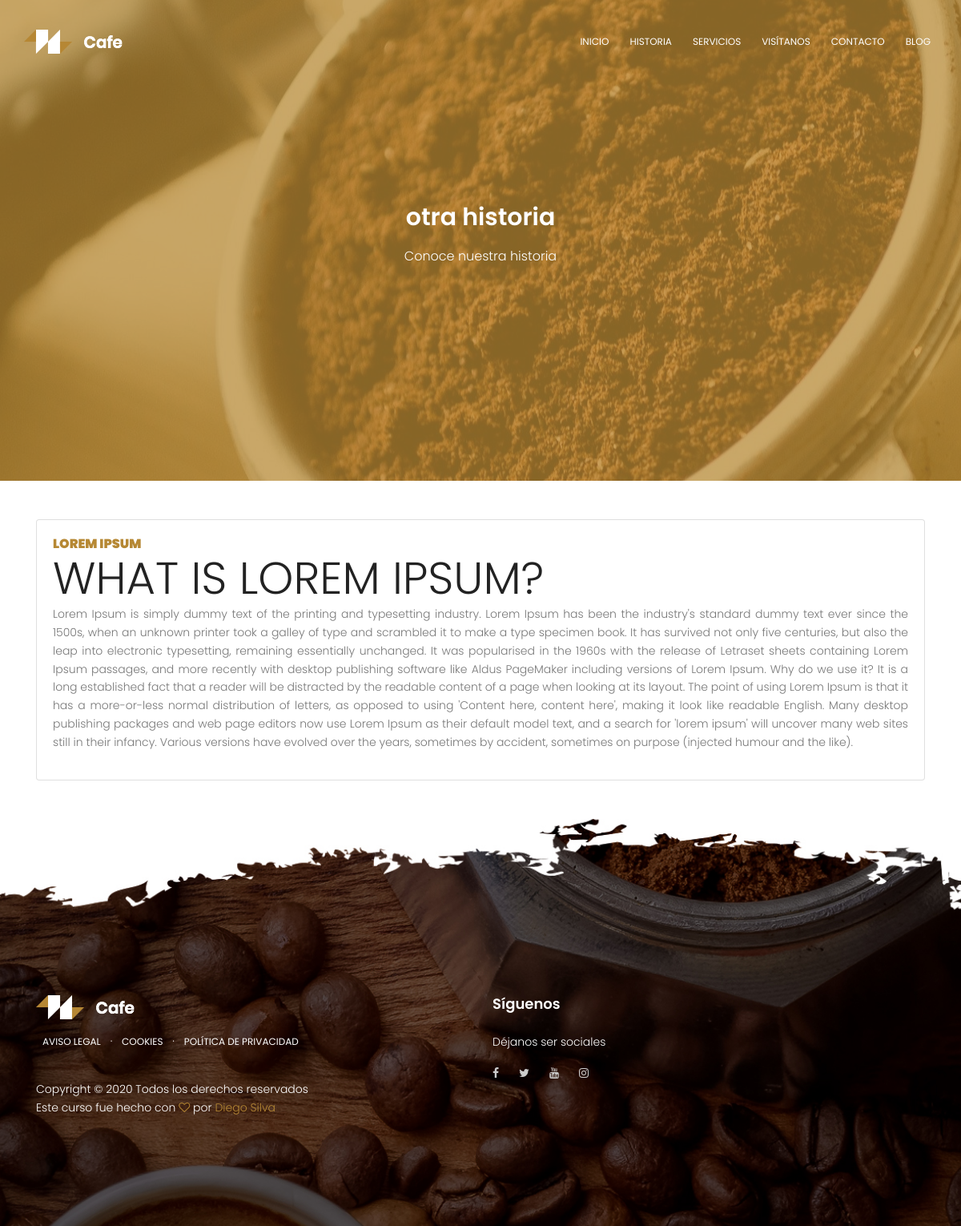
/historia/, run on the app's committed database.
### history/models.py (models this page shows, shortened)
class Cover(models.Model):
    image = models.ImageField(upload_to=custom_upload_to, verbose_name="Imagen")
    header = models.CharField(max_length=150, blank=True, verbose_name="Encabezado del cover")
    paragraph = models.TextField(blank=True, verbose_name="Párrafor del cover")
    created = models.DateTimeField(auto_now_add=True, verbose_name="Creado")
    updated = models.DateTimeField(auto_now=True, verbose_name="Actualizado")
    class Meta:
        verbose_name_plural = "Cover"

class History(models.Model):
    title = models.CharField(max_length=250, verbose_name="Título de la historia")
    subtitle = models.CharField(max_length=250, verbose_name="Subtítulo")
    content = models.TextField(verbose_name="Contenido")
    created = models.DateTimeField(auto_now_add=True, verbose_name="Creado")
    updated = models.DateTimeField(auto_now=True, verbose_name="Actualizado")
    class Meta:
        verbose_name = "Historia"
        verbose_name_plural = "Historia"

### information/models.py (models this page shows)
class Page(models.Model):
    title = models.CharField(verbose_name="Título", max_length=200)
    content = RichTextField(verbose_name="Contenido")
    order = models.SmallIntegerField(verbose_name="Orden", default=0, help_text="Ayuda a ordenar los links en el footer")
    created = models.DateTimeField(auto_now_add=True, verbose_name="Creado")
    updated = models.DateTimeField(auto_now=True, verbose_name="Actualizado")
    class Meta:
        verbose_name = "página"
        verbose_name_plural = "páginas"
        ordering = ["order","title"]
    def __str__(self):
        return self.title

### history/views.py (the view)
# urls.py: path('', HistoryPageView.as_view(), name="historyPage"),
class HistoryPageView(TemplateView):
    template_name = "history/history.html"
    def get_context_data(self, **kwargs):
        context = super().get_context_data(**kwargs)
        print(type(context))
        context['history'] = History.objects.first()
        context['cover'] = Cover.objects.first()
        return context

### core/models.py (called while the page is built)
    def __str__(self):
        if self.icon:
            return self.icon.url
        else:
            return "No Icon"

### core/processors.py (called while the page is built)
def footer(request):
    footer = Footer.objects.first()
    return {'FOOTER':footer.image.url}

def link(request):
    link_ctx = {}
    links = Link.objects.all()
    for link in links:
        link_ctx[link.key] = link.url
    return link_ctx

def phone(request):
    phone = Phone.objects.first()
    if phone:
        return {'PHONE':phone.phoneNumber}
    else:
        return {'PHONE':''}

def logo(request):
    logo = Logo.objects.first()
    print(logo)
    if logo.icon:
        return {'LOGO':logo.icon.url}
    else:
        return {'LOGO':''}

### information/templatetags/pages_extras.py (called while the page is built)
@register.simple_tag
def get_page_list():
    pages = Page.objects.all()
    print(pages)
    return pages

### history/templates/history/history.html (shortened to what this page needs)
{% extends 'core/base.html' %}
{% block content %}
{% if cover %}
<section class="generic-banner relative" style="background: url({{cover.image.url}}); outline: 300px solid #b68934bd !important;
outline-offset: -300px;
overflow: hidden;
position: relative;">
  <div class="container">
    <div class="row height align-items-center justify-content-center">
      <div class="col-lg-10">
        <div class="generic-banner-content">
          <h2 class="text-white">{{cover.header}}</h2>
          <p class="text-white">{{cover.paragraph}}</p>
        </div>
      </div>
    </div>
  </div>
</section>
{% endif %}
{% if history %}
<div class="py-5">
  <div class="container">
    <div class="row">
      <div class="col-md-12">
        <div class="card" style="">
          <div class="card-body">
            <h5 class="text-uppercase"><b>{{history.title}}</b>
              </h5>
            <h1 class="text-uppercase display-4">{{history.subtitle}}</h1>
            <p class="text-justify">{{history.content}}</p>
          </div>
        </div>
      </div>
    </div>
  </div>
</div>
{% endif %}
{% endblock %}

### core/templates/core/base.html (shortened to what this page needs)
<!DOCTYPE html>
<html lang="en">
<head>
    {% load static %}
    <link rel="stylesheet" href="{% static 'css/linearicons.css' %}">
    <link rel="stylesheet" href="{% static 'css/font-awesome.min.css' %}">
    <link rel="stylesheet" href="{% static 'css/bootstrap.css' %}">
    <link rel="stylesheet" href="{% static 'css/magnific-popup.css' %}">
    <link rel="stylesheet" href="{% static 'css/nice-select.css' %}">
    <link rel="stylesheet" href="{% static 'css/animate.min.css' %}">
    <link rel="stylesheet" href="{% static 'css/owl.carousel.css' %}">
    <link rel="stylesheet" href="{% static 'css/main.css' %}">
</head>
<body>
    <header id="header" id="home">
        <div class="header-top">
            <div class="container">
                <div class="row justify-content-end">
                    <div class="col-lg-8 col-sm-4 col-8 header-top-right no-padding">
                        <ul>
                        </ul>
                    </div>
                </div>
            </div>
        </div>
        <div class="container">
            <div class="row align-items-center justify-content-between d-flex">
                <div id="logo">
                    {% if LOGO %}
                    <a href="{% url 'home' %}"><img src="{{LOGO}}" alt="" title="" /></a>
                    {% endif %}
                </div>
                <nav id="nav-menu-container">
                    <ul class="nav-menu">
                        <li class="menu-active"><a href="{% url 'home' %}">Inicio</a></li>
                        <li><a href="{% url 'historyPage' %}">Historia</a></li>
                        <li><a href="{% url 'servicesPage' %}">Servicios</a></li>
                        <li><a href="{% url 'visitPage' %}">Visítanos</a></li>
                        <li><a href="{% url 'contactPage' %}">Contacto</a></li>
                        <li><a href="{% url 'blogPage' %}">Blog</a></li>
                    </ul>
                </nav>
            </div>
        </div>
    </header>
    {% block content %}
    {% endblock %}
    <footer class="footer-area section-gap" style="color: #fff;
    padding-top: 220px;
    background: url({{FOOTER}}) center;
    background-size: cover;">
        <div class="container">
            <div class="row">
                <div class="col-lg-6 col-md-6 col-sm-6">
                    <div class="single-footer-widget">
                        {% load pages_extras %}
                        {% get_page_list as page_list %}
                        <div id="logo">
                            {% if LOGO %}
                    <a href="{% url 'home' %}"><img src="{{LOGO}}" alt="" title="" /></a>
                    {% endif %}
                        </div>
                        <p>
                            <nav id="nav-menu-container">
                                <ul class="nav-menu">
                                    {% for page in page_list %}
                                    <a href="{% url 'legalPage' page.id page.title|slugify %}"
                                        class="link">{{page.title}}</a> {% if not forloop.last %}·{% endif %}
                                    {% endfor %}
                                </ul>
                            </nav>
                        </p>
                        <p class="footer-text">
                            Copyright &copy;
                            {% now "Y" %} Todos los derechos reservados <br> Este curso fue hecho con <i
                                class="fa fa-heart-o" aria-hidden="true"></i> por <a
                                href="http://www.linkedin.com/in/diegosilvapr">Diego Silva</a>
                        </p>
                    </div>
                </div>
                <div class="col-lg-6 col-md-6 col-sm-6 social-widget">
                    <div class="single-footer-widget">
                        <h6>Síguenos</h6>
                        <p>Déjanos ser sociales</p>
                        <div class="footer-social d-flex align-items-center">
                            {% if LINK_FACEBOOK %}
                            <a href="{{LINK_FACEBOOK}}"><i class="fa fa-facebook"></i></a>
                            {% endif %}
                            {% if LINK_TWITTER %}
                            <a href="{{LINK_TWITTER}}"><i class="fa fa-twitter"></i></a>
                            {% endif %}
                            {% if LINK_YOUTUBE %}
                            <a href="{{LINK_YOUTUBE}}"><i class="fa fa-youtube"></i></a>
                            {% endif %}
                            {% if LINK_INSTAGRAM %}
                            <a href="{{LINK_INSTAGRAM}}"><i class="fa fa-instagram"></i></a>
                            {% endif %}
                        </div>
                    </div>
                </div>
            </div>
        </div>
    </footer>
</body>
</html>

### core/static/css/main.css (style rules this page uses)
body { color: #777777; font-family: "Poppins", sans-serif; font-size: 14px; font-weight: 300; line-height: 1.625em; position: relative; }
ol, ul { margin: 0; padding: 0; list-style: none; }
a { -webkit-transition: all 0.3s ease 0s; -moz-transition: all 0.3s ease 0s; -o-transition: all 0.3s ease 0s; transition: all 0.3s ease 0s; }
a, a:focus, a:hover { text-decoration: none; outline: 0; }
h1, h2, h3, h4, h5, h6 { font-family: "Poppins", sans-serif; color: #222222; line-height: 1.2em !important; margin-bottom: 0; margin-top: 0; font-weight: 600; }
h1, .h1 { font-size: 36px; }
h2, .h2 { font-size: 30px; }
h5, .h5 { font-size: 16px; }
h6, .h6 { font-size: 14px; color: #222222; }
.text-white { color: #fff; }
.relative { position: relative; }
.no-padding { padding: 0; }
b, sup, sub, u, del { color: #b68834; }
h1 { font-size: 36px; }
h2 { font-size: 30px; }
h5 { font-size: 16px; }
h6 { font-size: 14px; }
h1, h2, h3, h4, h5, h6 { line-height: 1.5em; }
#header { padding: 14px 0; position: fixed; left: 0; top: 0; right: 0; transition: all 0.5s; z-index: 997; }
.header-top ul { text-align: right; margin-right: 5px; }
#header #logo img { padding: 0; margin: 0; }
.nav-menu, .nav-menu * { margin: 0; padding: 0; list-style: none; }
.nav-menu li { position: relative; white-space: nowrap; }
.nav-menu > li { float: left; }
#nav-menu-container { margin: 0; }
.nav-menu a { padding: 0 8px 0px 8px; text-decoration: none; display: inline-block; color: #fff; font-weight: 400; font-size: 12px; text-transform: uppercase; outline: none; }
.nav-menu > li { margin-left: 10px; }
#mobile-nav { position: fixed; top: 0; padding-top: 18px; bottom: 0; z-index: 998; background: rgba(0, 0, 0, 0.8); left: -260px; width: 260px; overflow-y: auto; transition: 0.4s; }
#mobile-nav ul { padding: 0; margin: 0; list-style: none; }
#mobile-nav ul li { position: relative; }
#mobile-nav ul li a { color: #fff; font-size: 13px; text-transform: uppercase; overflow: hidden; padding: 10px 22px 10px 15px; position: relative; text-decoration: none; width: 100%; display: block; outline: none; font-weight: 700; }
.section-gap { padding: 120px 0; }
.footer-area h6 { color: #fff; margin-bottom: 25px; font-size: 18px; font-weight: 600; }
.footer-social a { padding-right: 25px; -webkit-transition: all 0.3s ease 0s; -moz-transition: all 0.3s ease 0s; -o-transition: all 0.3s ease 0s; transition: all 0.3s ease 0s; }
.footer-social i { color: #cccccc; -webkit-transition: all 0.3s ease 0s; -moz-transition: all 0.3s ease 0s; -o-transition: all 0.3s ease 0s; transition: all 0.3s ease 0s; }
.footer-text { padding-top: 20px; }
.footer-text a, .footer-text i { color: #b68834; }
.generic-banner { background-color: #b68834; text-align: center; }
.generic-banner .height { height: 600px; }
.generic-banner .generic-banner-content h2 { line-height: 1.2em; margin-bottom: 20px; }
.generic-banner .generic-banner-content p { text-align: center; font-size: 16px; }

### data on the page
Cover: image (picture), header "otra historia", paragraph "Conoce nuestra historia"
History: title "LOREM IPSUM", subtitle "WHAT IS LOREM IPSUM?", content "Lorem Ipsum is simply dummy text of the printing and typesetting industry. Lorem Ipsum has been the industry's standard dummy text ever since the 1500s, when an unknown printer took a galley of type and scrambled it to make a type specimen book. It has survived not only five centuries, but also the leap into electronic typesetting, remaining essentially unchanged. It was popularised in the 1960s with the release of Letraset sheets containing Lorem Ipsum passages, and more recently with desktop publishing software like Aldus PageMaker including versions of Lorem Ipsum. Why do we use it? It is a long established fact that a reader will be distracted by the readable content of a page when…"
Page: title "AVISO LEGAL"
Page: title "COOKIES"
Page: title "POLÍTICA DE PRIVACIDAD"
